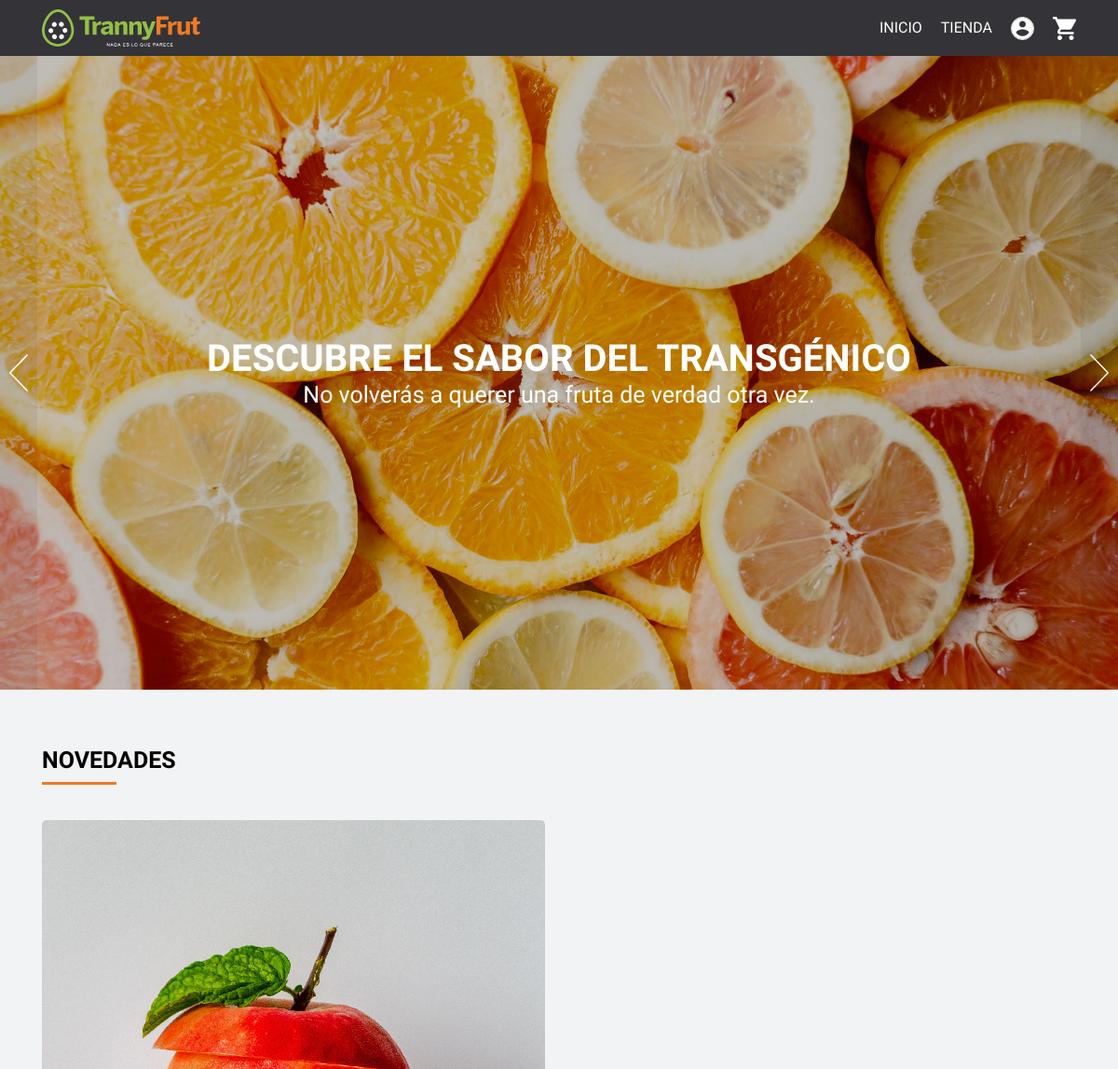
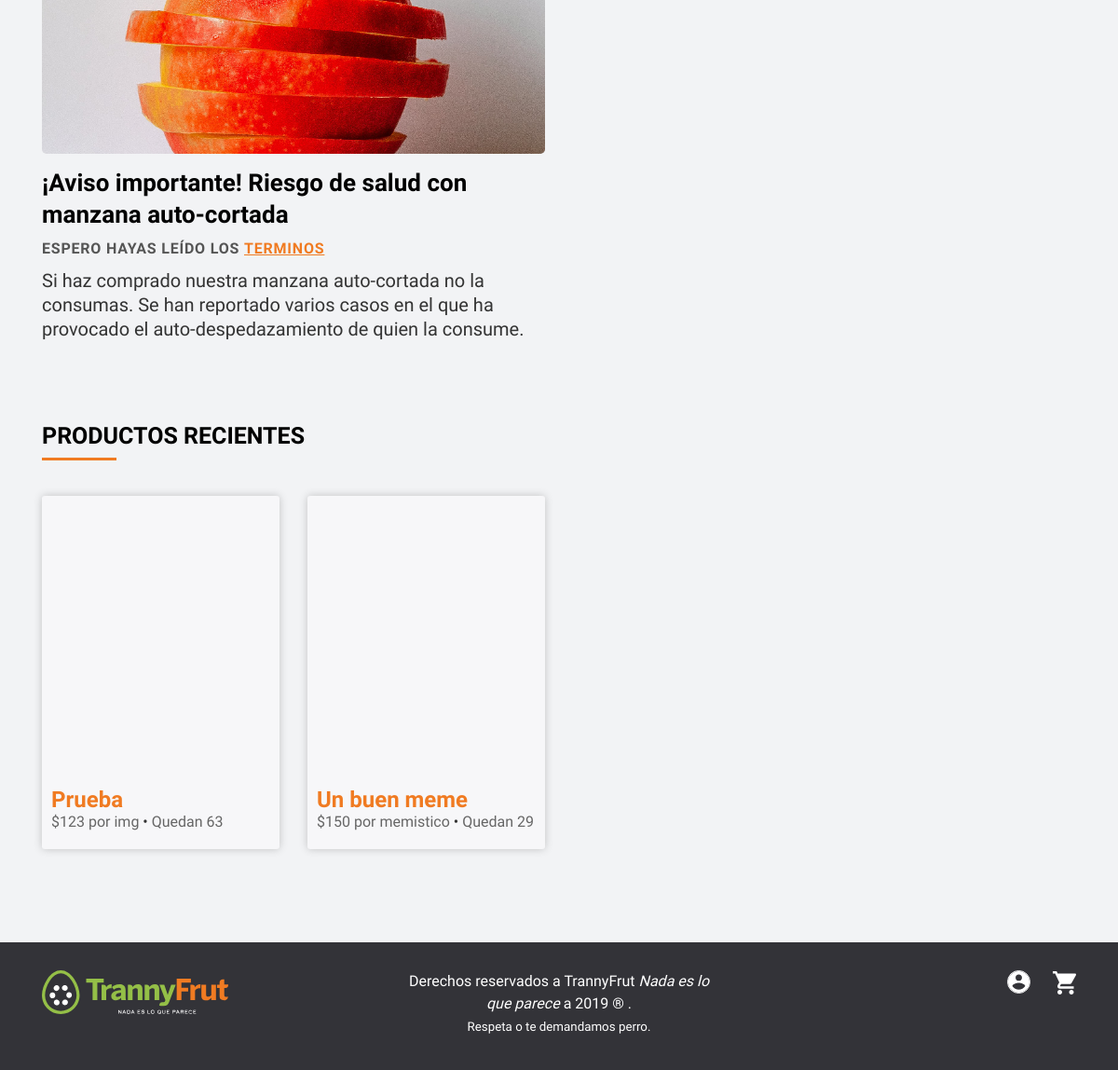
The app's page /app/index.php, older data (2 pictures, top to bottom).
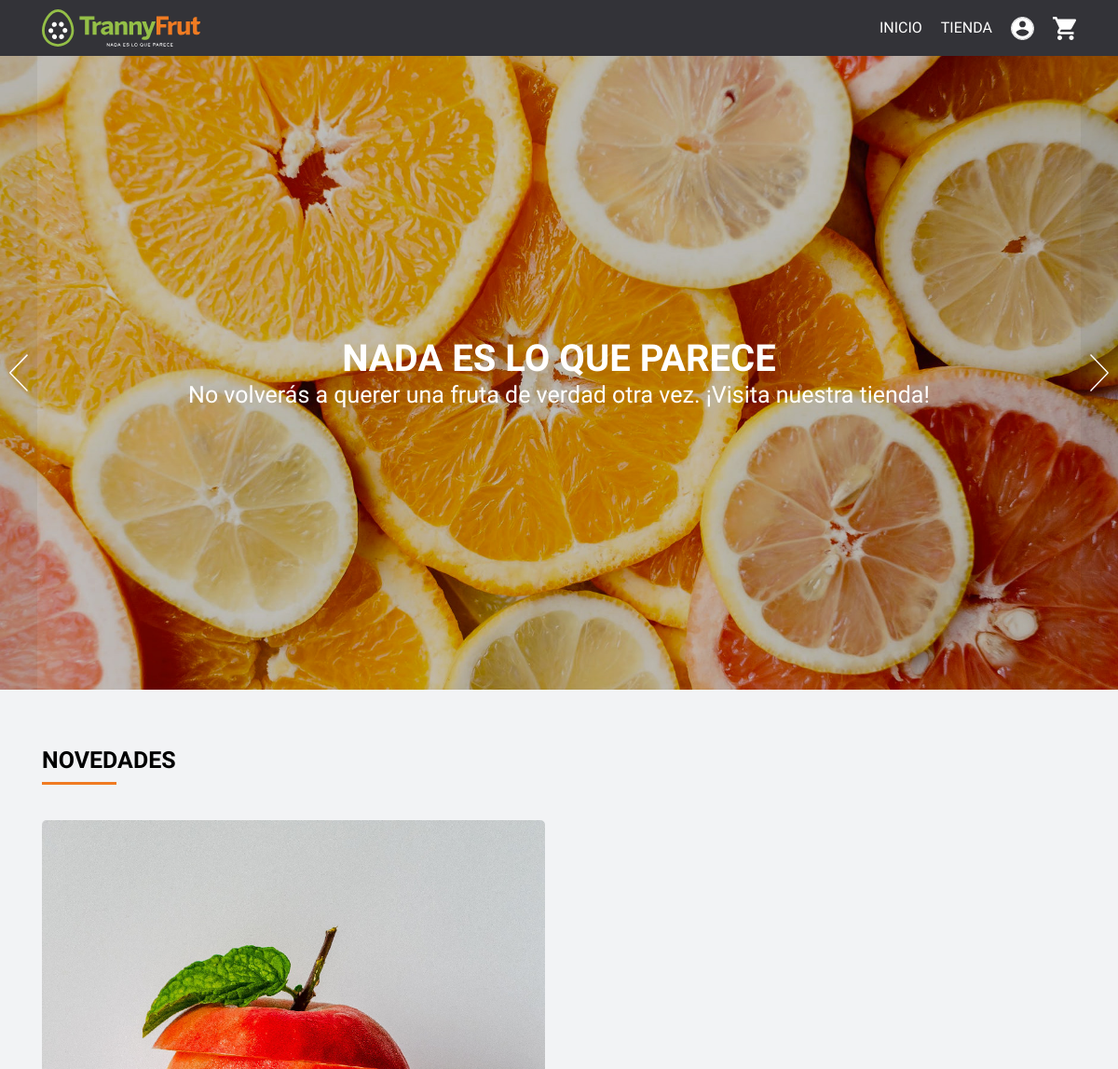
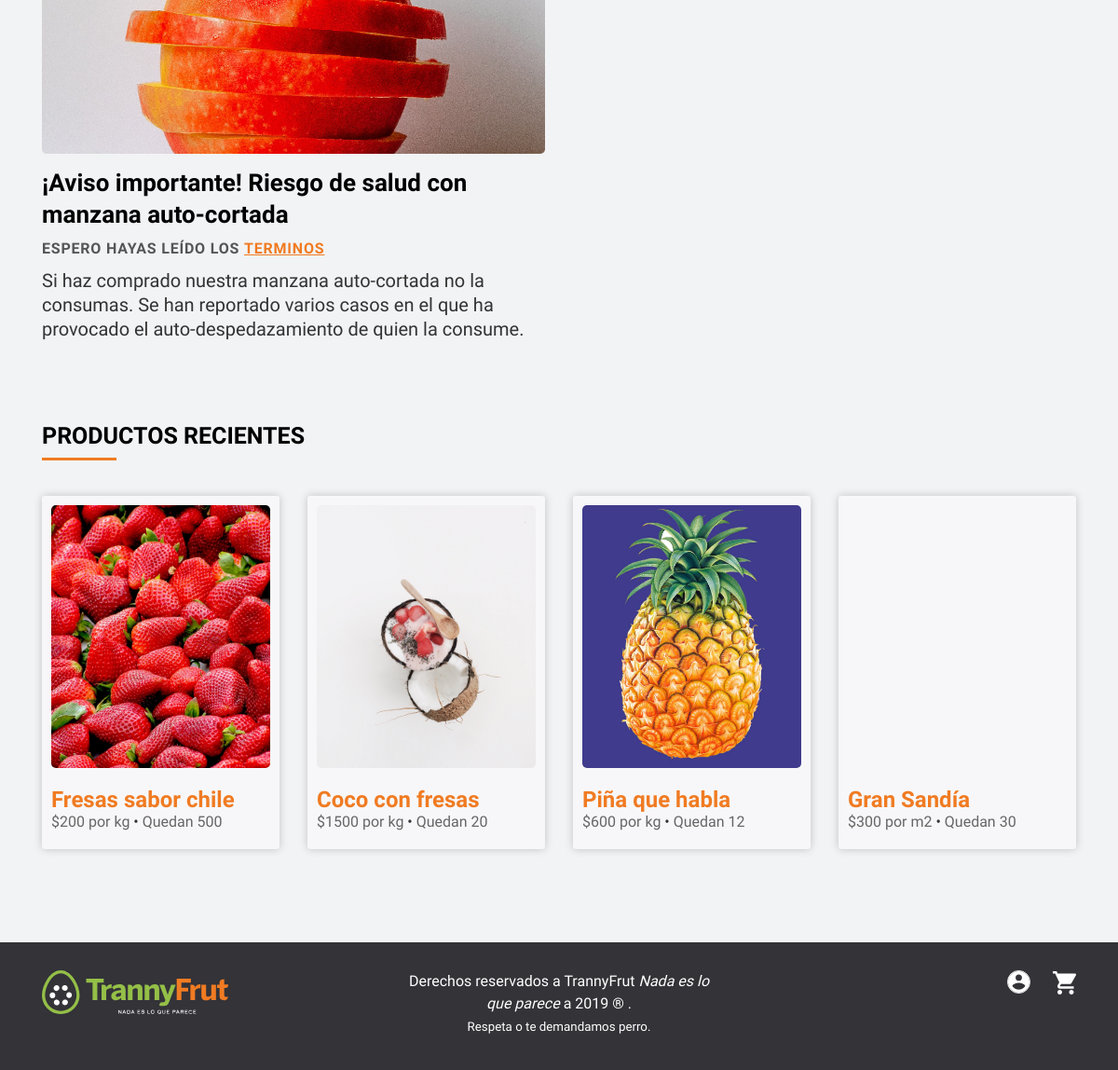
The same page, newer data (2 pictures, top to bottom).
### tables this page shows
CREATE TABLE `slides_inicio` (
  `imagen` text,
  `frase` text,
  `subtitulo` text,
  `boton` text,
  `id` int(3) NOT NULL
);

CREATE TABLE `novedades` (
  `id` int(11) NOT NULL,
  `titulo` text,
  `subtitulo` text,
  `descripcion` text,
  `imagen` text
);

CREATE TABLE `producto` (
  `id` int(11) NOT NULL,
  `imagen` text,
  `nombre` text,
  `descripcion` text,
  `precio` int(11) DEFAULT NULL,
  `unidad` text,
  `existencia` text,
  `fecha_creacion` timestamp NOT NULL DEFAULT CURRENT_TIMESTAMP,
  `imagenes` json DEFAULT NULL
);

### app/funciones-generales.php (called while the page is built, shortened)
<?php
  function get_archivo( $tipo ){
    $bd = mysqli_connect("db","root","root", "main");
    $sql = "SELECT * FROM $tipo";
    $result = $bd->query($sql);
    return $result;
  }
  function productos_recientes($cant) {
    $bd = mysqli_connect("db","root","root", "main");
    $sql = "SELECT * FROM producto ORDER BY fecha_creacion DESC LIMIT $cant";
    $result = $bd->query($sql);
    return $result;
  }
?>

### app/tarjeta-producto.php (the view, shortened to what this page needs)
<article class="tarjeta tarjeta-producto">
  <a class="link-producto"
      href="/producto.php?id=<?php echo $producto['id'] ?>">
      <div class="imagen"
      style="background-image:url(../<?php echo $producto['imagen'] ?>)">
      </div>
    <h2>
      <?php echo $producto['nombre']; ?>
    </h2>
    <span class="precio"><?php echo "$$precio por $unidad" ?></span> • <span class="existencia">Quedan <?php echo $producto['existencia'] ?></span>
  </a>
</article>

### app/estructura/cabecera.php (shortened to what this page needs)
<!DOCTYPE html>
<html lang="en">
<head>
  <link rel="stylesheet" href="css/estilos.css">
</head>
<body>
  <header class="header-principal">
    <nav class="nav-principal">
      <div class="container contenedor-principal">
        <a href="/" class="logo">
          <img src="img/logo.svg">
        </a>
        <div class="menu-movil">
          <div class="menu__links">
            <a href="/" class="menu__link">Inicio</a>
            <a href="/tienda.php" class="menu__link">Tienda</a>
            <?php
              if($_SESSION['foto']) {
                $img = '../'.$_SESSION['foto'];
                $img = "style='background-image:url($img)'";
                $url = "perfil.php";
              }
              else {
                $img = "";
                $url = "login.php";
              }
            ?>
            <a href="<?php echo $url ?>" <?php echo $img ?> class="menu__link--cuenta">Cuenta</a>
            <a href="carrito.php" class="menu__link--carrito">Carrito</a>
          </div>
        </div>
      </div>
    </nav>
  </header>
  <div class="menu-spacer"></div>

### app/index.php (shortened to what this page needs)
<?php
  include('estructura/cabecera.php');
?>
<main class="index-page">
  <section class="galeria-inicio" data-gallery-auto-rotate>
    <?php
      $result = get_archivo("slides_inicio");
      if ($result->num_rows > 0) :
        while($slide = $result->fetch_assoc()) :
          $slides[] = $slide;
        endwhile;
      endif;
      include('galeria.php');
    ?>
  </section>
  <section class="container novedades-inicio">
    <div class="row">
      <div class="col-12">
        <h1>
          Novedades
        </h1>
      </div>
      <?php
        $result = get_archivo("novedades");
        if ($result->num_rows > 0) :
          while($novedad = $result->fetch_assoc()) :
            $titulo = $novedad['titulo'];
            $subtitulo = $novedad['subtitulo'];
            $descripcion = $novedad['descripcion'];
            $imagen = $novedad['imagen'];
      ?>
        <div class="col-12 col-md-6">
          <div class="tarjeta-novedad">
            <div class="img" style="background-image:url(<?php echo $imagen ?>);"></div>
            <h3><?php echo $titulo; ?></h3>
            <span><?php echo $subtitulo; ?></span>
            <p><?php echo $descripcion; ?></p>
          </div>
        </div>
      <?php
          endwhile;
        endif;
      ?>
      </div>
    </section>
    <section class="container productos-recientes">
        <div class="row">
          <div class="col-12">
            <h1> Productos Recientes </h1>
          </div>
          <?php
            $result = productos_recientes(4);
            if ($result->num_rows > 0) :
              while($producto = $result->fetch_assoc()) :
                $precio = $producto['precio'];
                $unidad = $producto['unidad'];
          ?>
            <div class="col-12 col-sm-6 col-lg-3">
              <?php include('tarjeta-producto.php'); ?>
            </div>
          <?php
              endwhile;
            endif;
          ?>
        </div>
    </section>
</main>
<?php
  include('estructura/pie.php');
?>

### app/galeria.php (shortened to what this page needs)
<?php
    $class="gallery";
    $slide_class="slide gallery__slide";
?>
<div class="<?php echo $class; ?>"
    data-gallery="0"
    data-number-of-slides=<?php echo sizeof($slides) - 1; ?>>
    <div class="slides gallery__slides" data-slides>
        <?php
            foreach($slides as $slide) :
                if( is_array($slide) ) {
                  $img = $slide['imagen'];
                  $frase = $slide['frase'];
                  $subtitulo = $slide['subtitulo'];
                  $accion = $slide['boton'];
                }
                else {
                  $img = $slide;
                  $frase = "";
                  $subtitulo = "";
                  $accion = "";
                }
        ?>
            <a class="<?php echo $slide_class; ?>"
            style="background-image:url(<?php echo $img ?>)"
            data-slide href="<?php echo $accion ?>">
                <?php
                    if( is_array($slide) ) :
                ?>
                    <div class="content">
                        <h3> <?php echo $frase; ?> </h3>
                        <p> <?php echo $subtitulo; ?> </p>
                    </div>
                <?php endif; ?>
            </a>
        <?php
            endforeach;
        ?>
            <button class="gallery__previous-btn" data-previous-slide>
            </button>
            <button class="gallery__next-btn" data-next-slide>
            </button>
    </div>
</div>

### app/estructura/pie.php (shortened to what this page needs)
  <footer class="footer-principal">
    <div class="container">
      <div class="row">
        <div class="col-12 col-md-4">
          <div class="logo">
            <img src="../img/logo.svg">
          </div>
        </div>
        <div class="col-12 col-md-4">
          <div class="firma">
            <p> Derechos reservados a TrannyFrut <i> Nada es lo que parece </i> a 2019 ® .</p>
            <p><small>Respeta o te demandamos perro.</small></p>
          </div>
        </div>
        <div class="col-12 col-md-4">
          <div class="footer__iconos">
            <a href="perfil.php" class="menu__link--cuenta">Cuenta</a>
            <a href="carrito.php" class="menu__link--carrito">Carrito</a>
          </div>
        </div>
      </div>
    </div>
  </footer>
</body>
</html>

Row changes from the older to the newer data that the page shows:
removed producto: nombre "Prueba", precio "123", unidad "img", existencia "63"
removed producto: nombre "Un buen meme", precio "150", unidad "memistico", existencia "29"
changed slides_inicio: frase "DESCUBRE EL SABOR DEL TRANSGÉNICO" → "NADA ES LO QUE PARECE"; subtitulo "No volverás a querer una fruta de verdad otra vez." → "No volverás a querer una fruta de verdad otra vez. ¡Visita nuestra tienda!"
added producto: imagen (picture), nombre "Fresas sabor chile", precio "200", unidad "kg", existencia "500"
added producto: imagen (picture), nombre "Coco con fresas", precio "1500", unidad "kg", existencia "20"
added producto: imagen (picture), nombre "Piña que habla", precio "600", unidad "kg", existencia "12"
added producto: nombre "Gran Sandía", precio "300", unidad "m2", existencia "30"
